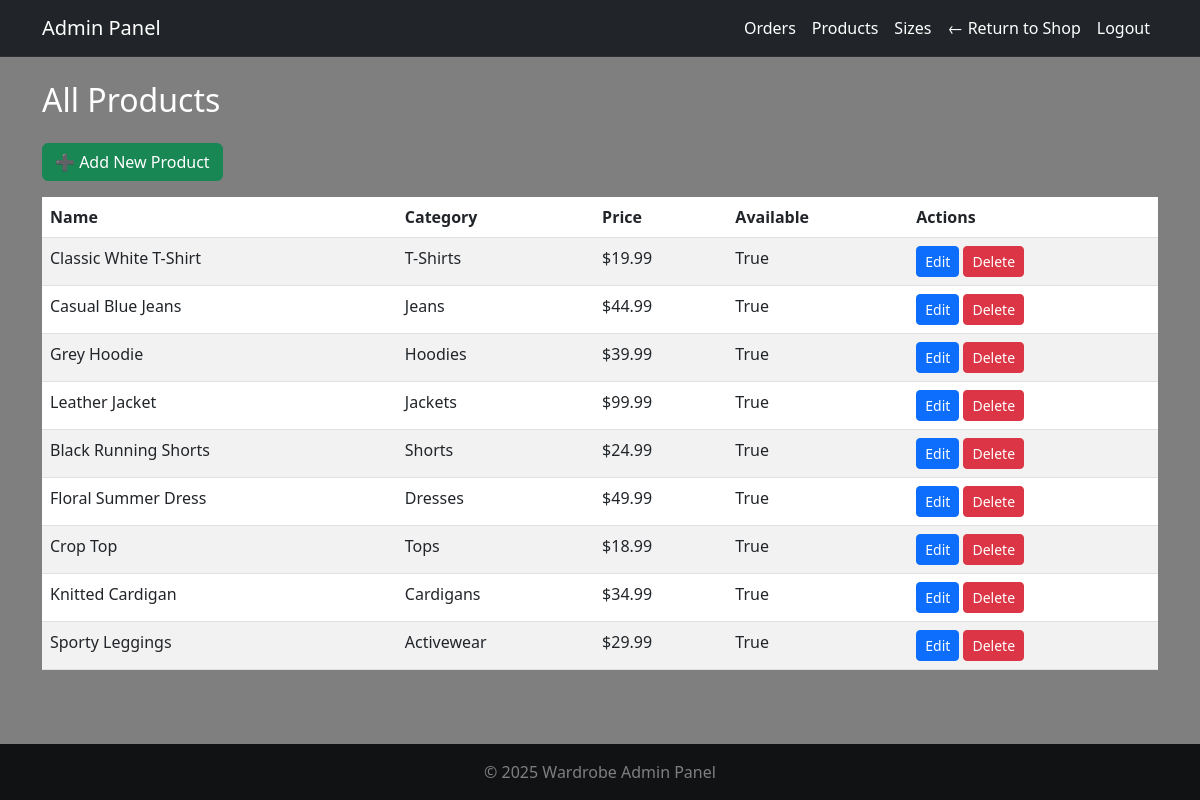
Page /adminpanel/products/ (signed in) on the earlier database version.
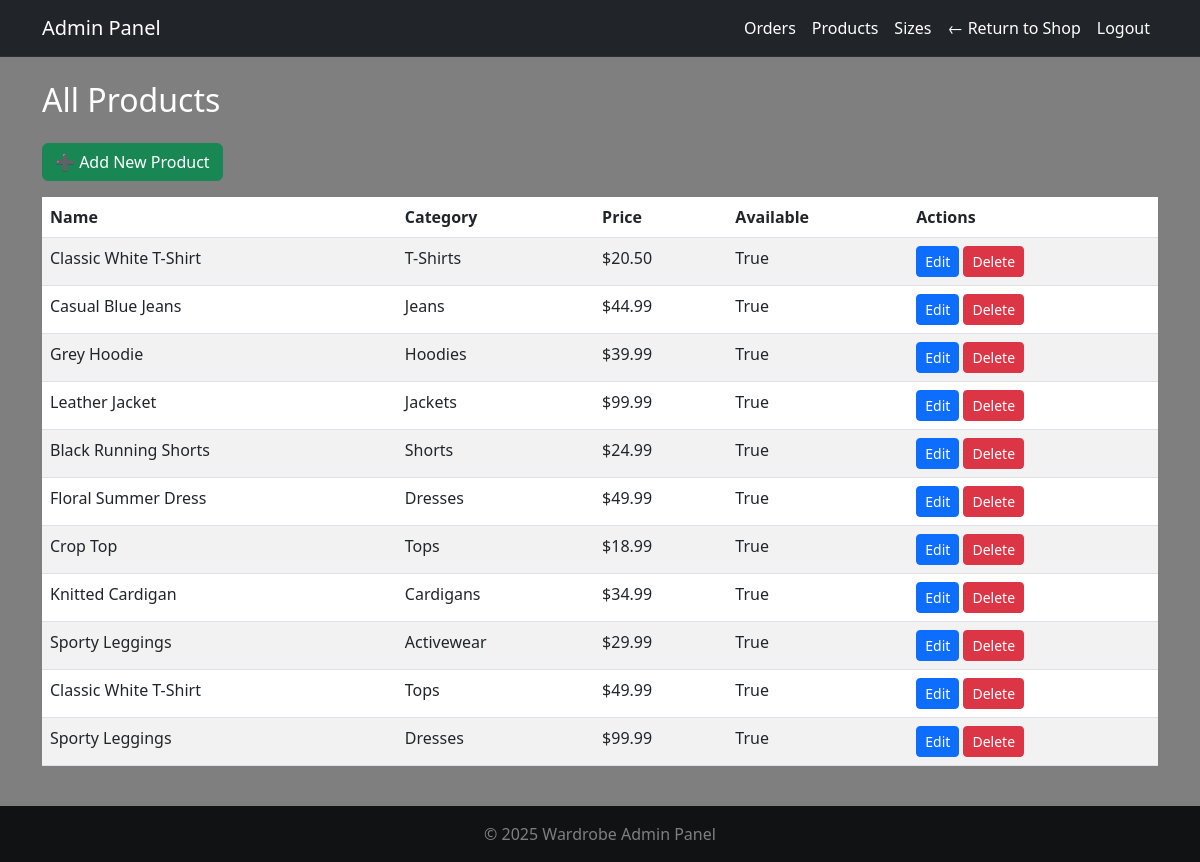
Same page on the later database version.
### products/models.py (models this page shows, shortened)
class Product(models.Model):
    GENDER_CHOICES = [
        ('men', 'Men'),
        ('women', 'Women'),
    ]
    name = models.CharField(max_length=100)
    category = models.ForeignKey(Category, on_delete=models.CASCADE)
    description = models.TextField(blank=True)
    price = models.DecimalField(max_digits=6, decimal_places=2)
    image = models.ImageField(upload_to='products/')
    is_available = models.BooleanField(default=True)
    gender = models.CharField(max_length=10, choices=GENDER_CHOICES)
    sizes = models.ManyToManyField(Size, blank=True)
    created_at = models.DateTimeField(auto_now_add=True)

class Category(models.Model):
    name = models.CharField(max_length=100)
    gender = models.CharField(
        max_length=10,
        choices=[('men', 'Men'), ('women', 'Women')],
        default='men'
    )
    slug = models.SlugField(unique=True)
    class Meta:
        verbose_name_plural = 'Categories'

### adminpanel/views.py (the view)
# urls.py: path('products/', views.product_list, name='product_list'),
@login_required
@user_passes_test(admin_required)
def product_list(request):
    products = Product.objects.all()
    return render(request, 'adminpanel/product_list.html', {'products': products})

### adminpanel/views.py (called while the page is built)
def admin_required(user):
    return user.is_staff or user.is_superuser

### cart/cart.py (called while the page is built)
    def _load_cart_data(self):
        cart = self.session.get(settings.CART_SESSION_ID, {})
        return cart if isinstance(cart, dict) else {}

    def __len__(self):
        return sum(item.get('quantity', 0) for item in self.cart.values())

### cart/context_processors.py (called while the page is built)
def cart_context(request):
    cart = Cart(request)
    return {
        'cart': cart,
        'cart_item_count': len(cart),
    }

### wardrobeapp/context_processors.py (called while the page is built)
def stripe_public_key(request):
    return {
        'STRIPE_PUBLIC_KEY': settings.STRIPE_PUBLIC_KEY
    }

### adminpanel/templates/adminpanel/product_list.html
{% extends 'adminpanel/base.html' %}
{% load static %}
{% block content %}
<h2 class="mb-4">All Products</h2>
<a href="{% url 'adminpanel:product_add' %}" class="btn btn-success mb-3">➕ Add New Product</a>
<table class="table table-striped">
  <thead>
    <tr>
      <th>Name</th>
      <th>Category</th>
      <th>Price</th>
      <th>Available</th>
      <th>Actions</th>
    </tr>
  </thead>
  <tbody>
    {% for product in products %}
    <tr>
      <td>{{ product.name }}</td>
      <td>{{ product.category.name }}</td>
      <td>${{ product.price }}</td>
      <td>{{ product.is_available }}</td>
      <td>
        <a href="{% url 'adminpanel:product_edit' product.id %}" class="btn btn-sm btn-primary">Edit</a>
        <a href="{% url 'adminpanel:product_delete' product.id %}" class="btn btn-sm btn-danger" onclick="return confirm('Are you sure you want to delete this product?')">Delete</a>
      </td>
    </tr>
    {% endfor %}
  </tbody>
</table>
{% endblock %}

Differences in the rows shown:
changed Product "T-Shirts": price "19.99" → "20.50"
added Product: name "Classic White T-Shirt", category.name "Tops", price "49.99", is_available "True"
added Product: name "Sporty Leggings", category.name "Dresses", price "99.99", is_available "True"
